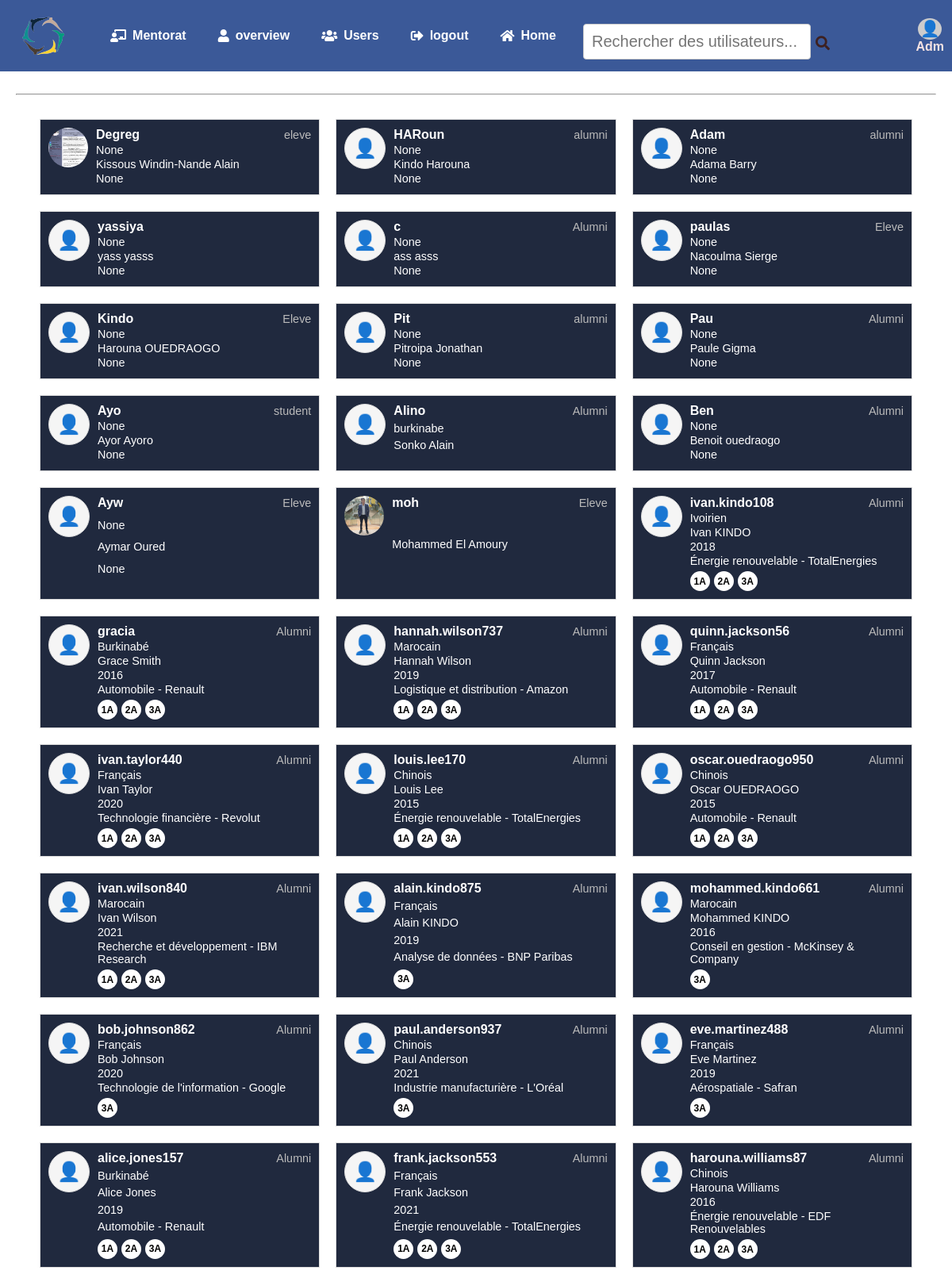
Screenshot of /search_profiles/ (signed in, upper part) with the database file from the repository.
### network/models.py (models this page shows, shortened)
class User(AbstractUser):
    profile_pic = models.ImageField(upload_to='profile_pic/', blank=True, null=True)
    bio = models.TextField(max_length=160, blank=True, null=True)
    cover = models.ImageField(upload_to='covers/', blank=True, null=True)
    user_group = models.CharField(max_length=10,blank=True, null=True)  # Alumni ou Eleve
    nationality = models.CharField(max_length=100, blank=True, null=True)
    promotion = models.CharField(max_length=10, blank=True, null=True)
    graduation_date = models.DateField(blank=True, null=True)
    phone_number = models.CharField(max_length=15, blank=True, null=True)
    major = models.CharField(max_length=50, choices=[
        ('Aide à la Décision', 'Aide à la Décision'),
        ('Énergie', 'Énergie'),
        ('Matériau', 'Matériau'),
        ('Industrie', 'Industrie')
    ], blank=True, null=True)
    option = models.CharField(max_length=50, choices=[
        ('Génie Industriel', 'Génie Industriel'),
        ('Data Science et Digitalisation', 'Data Science et Digitalisation'),
        ('Énergie', 'Énergie')
    ], blank=True, null=True)
    filiere = models.CharField(max_length=100, choices=[
        ('Industrie 4.0', 'Industrie 4.0'),
        ('Ingénierie des Systèmes Complexes', 'Ingénierie des Systèmes Complexes'),
        ('Entreprendre en Afrique', 'Entreprendre en Afrique')
    ], blank=True, null=True)
    email = models.EmailField(blank=True, null=True)
    mentoring_1A = models.BooleanField(default=False)
    mentoring_2A = models.BooleanField(default=False)
    mentoring_3A = models.BooleanField(default=False)
    linkedin = models.URLField(blank=True, null=True)
    other_links = models.URLField(blank=True, null=True)

class Poste(models.Model):
    user = models.ForeignKey(User, on_delete=models.CASCADE, related_name='postes', default=1)
    entreprise = models.CharField(max_length=100, default='Inconnu')
    domaine = models.CharField(max_length=100, default='Inconnu')
    poste_occupe = models.CharField(max_length=100, default='Inconnu')
    date_created = models.DateTimeField(default=timezone.now)
    date_updated = models.DateTimeField(default=timezone.now)

### network/views.py (the view)
# urls.py: path('search_profiles/', views.search_profiles, name='search_profiles'),
def search_profiles(request):
    query = request.GET.get('q', '')
    user_group = request.GET.get('user_group')
    nationality = request.GET.get('nationality')
    electif = request.GET.get('electif')
    major = request.GET.get('major')
    option = request.GET.get('option')
    filiere = request.GET.get('filiere')
    stage_type = request.GET.get('stage_type')
    stage_domaine = request.GET.get('stage_domaine')
    poste_occupe = request.GET.get('poste_occupe')
    mobilite_filiere = request.GET.get('mobilite_filiere')
    mobilite_ecole = request.GET.get('mobilite_ecole')
    users = User.objects.all()
    print("Initial user count:", users.count())
    if user_group:
        users = users.filter(user_group__iexact=user_group)
        print(f"After filtering by user_group={user_group}:", users.count())
    if nationality:
        users = users.filter(nationality__iexact=nationality)
        print(f"After filtering by nationality={nationality}:", users.count())
    if electif:
        users = users.filter(electifs__competence__iexact=electif)
        print(f"After filtering by electif={electif}:", users.count())
    if major:
        users = users.filter(major__iexact=major)
        print(f"After filtering by major={major}:", users.count())
    if option:
        users = users.filter(option__iexact=option)
        print(f"After filtering by option={option}:", users.count())
    if filiere:
        users = users.filter(filiere__iexact=filiere)
        print(f"After filtering by filiere={filiere}:", users.count())
    if stage_type:
        users = users.filter(stages__type_stage__iexact=stage_type)
        print(f"After filtering by stage_type={stage_type}:", users.count())
    if stage_domaine:
        users = users.filter(stages__domaine__iexact=stage_domaine)
        print(f"After filtering by stage_domaine={stage_domaine}:", users.count())
    if poste_occupe:
        users = users.filter(postes__poste_occupe__iexact=poste_occupe)
        print(f"After filtering by poste_occupe={poste_occupe}:", users.count())
    if mobilite_filiere:
        users = users.filter(mobilites__filiere__iexact=mobilite_filiere)
        print(f"After filtering by mobilite_filiere={mobilite_filiere}:", users.count())
    if mobilite_ecole:
        users = users.filter(mobilites__ecole__iexact=mobilite_ecole)
        print(f"After filtering by mobilite_ecole={mobilite_ecole}:", users.count())
    users = users.distinct()
    context = {
        'page_obj': users,
        'query': query,
    }
    if request.headers.get('x-requested-with') == 'XMLHttpRequest':
        html = render_to_string('network/search_results.html', context)
        return JsonResponse({'html': html})
    return render(request, 'network/search_results.html', context)

### network/templates/network/search_results.html (shortened to what this page needs)
{% extends "network/indexx.html" %}
{% block content %}
<div class="search-result-container" id="search-results">
    {% if page_obj %}
        {% for user in page_obj %}
            <a href="{% url 'full_profile' user.username %}" class="search-result-box">
                <div class="search-result-pic-container">
                    {% if user.profile_pic %}
                        <img src="{{ user.profile_pic.url }}" alt="{{ user.username }}" class="search-result-pic">
                    {% else %}
                        <div class="search-result-icon">👤</div>
                    {% endif %}
                </div>
                <div class="search-result-info">
                    <div class="header">
                        <span class="search-result-username">{{ user.username }}</span>
                        <span class="search-result-group">{{ user.user_group }}</span>
                    </div>
                    <div class="search-result-nationality">{{ user.nationality }}</div>
                    <div class="search-result-name">{{ user.first_name }} {{ user.last_name }}</div>
                    <div class="search-result-promotion">{{ user.promotion }}</div>
                    <div class="search-result-post">
                        {% with latest_post=user.postes.last %}
                            {% if latest_post %}
                                <div>{{ latest_post.domaine }} - {{ latest_post.entreprise }}</div>
                            {% endif %}
                        {% endwith %}
                    </div>
                    <div class="search-result-mentoring">
                        {% if user.mentoring_1A or user.mentoring_2A or user.mentoring_3A %}
                            <div class="mentoring-options">
                                {% if user.mentoring_1A %}
                                    <span class="mentoring-circle">1A</span>
                                {% endif %}
                                {% if user.mentoring_2A %}
                                    <span class="mentoring-circle">2A</span>
                                {% endif %}
                                {% if user.mentoring_3A %}
                                    <span class="mentoring-circle">3A</span>
                                {% endif %}
                            </div>
                        {% endif %}
                    </div>
                </div>
            </a>
        {% endfor %}
    {% else %}
        <p>Aucun résultat trouvé.</p>
    {% endif %}
</div>
{% endblock %}

### network/templates/network/indexx.html (shortened to what this page needs)
{% load static %}
<!DOCTYPE html>
<html lang="fr">
<head>
    <link rel="stylesheet" href="{% static 'network/styles.css' %}">
    <link rel="stylesheet" href="https://cdnjs.cloudflare.com/ajax/libs/font-awesome/5.15.4/css/all.min.css">
</head>
<body>
    <header>
        {% if user.is_authenticated %}
        <div class="logo-container">
            <img src="{% static 'network/Images/B.png' %}" alt="Logo" class="logo">
        </div>
        <ul class="nav-head">
            <ul class="menu">
                <li><a href="{% url 'mentoring' %}"><i class="fas fa-chalkboard-teacher"></i> Mentorat</a></li>
                <li><a href="{% url 'overview' %}"><i class="fas fa-user"></i>overview</a></li>
                <li><a href="{% url 'users_list' %}"><i class="fas fa-users"></i>Users</a></li>
                <li><a href="{% url 'logout' %}"><i class="fas fa-sign-out-alt"></i> logout</a></li>
                <li><a href="{% url 'indexx' %}"><i class="fas fa-home"></i> Home</a></li>
            </ul>
            <li class="nav-item search-container">
                <form method="GET" action="{% url 'search' %}" class="search-form">
                    <div class="search-div">
                        <input type="text" name="q" id="search-input" placeholder="Rechercher des utilisateurs..." aria-label="Recherche des utilisateurs" class="search-input">
                        <button type="submit" class="search-icon"><i class="fas fa-search"></i></button>
                    </div>
                </form>
            </li>
            {% endif %}
            {% if user.is_authenticated %}
            <li class="nav-profile">
                <a href="{% url 'profile_view' %}" class="nav-link">
                    <div class="profile-info">
                        {% if user.profile_pic %}
                            <img src="{{ user.profile_pic.url }}" alt="{{ user.username }}" class="profile-pic">
                        {% else %}
                            <div class="profile-icon">👤</div>
                        {% endif %}
                        <span class="username">{{ user.username }}</span>
                    </div>
                </a>
            </li>
            {% endif %}
        </ul>
    </header>
    <div class="container">
        <main class="main-content" id="main-content">
            <hr>
            <div id="dynamic-content">
                {% block content %}
                {% endblock %}
            </div>
        </main>
    </div>
</body>
</html>

### network/static/network/styles.css (style rules this page uses)
html, body { margin: 0; padding: 0; font-family: Arial, sans-serif; height: 100%; }
body { display: flex; flex-direction: column; min-height: 100vh; margin: 0; background-image: url('/static/network/Images/ECC-bg.png'); background-size: cover; background-repeat: no-repeat; }
.main-content { flex: 1; padding: 20px; box-sizing: border-box; overflow-y: auto; }
header { background-color: #3b5998; display: flex; justify-content: space-between; align-items: center; color: white; }
.container { display: flex; height: calc(100vh - 60px); }
.logo-container { display: flex; flex-direction: column; align-items: center; margin-bottom: 0; overflow: hidden; }
.logo { width: 120px; height: 90px; object-fit: cover; margin: 0; }
main { flex: 1; }
.nav-head { list-style: none; margin: 0; padding: 0; display: flex; align-items: center; width: 100%; justify-content: space-between; height: 45px; background-color: #3b5998; }
.menu { list-style: none; display: flex; margin: 0; padding: 0; transition: all 0.3s ease; height: 100%; }
.menu li { margin-left: 20px; }
.menu a { color: white; text-decoration: none; font-weight: bold; display: flex; align-items: center; height: 100%; padding: 0 10px; font-size: 1rem; }
.menu a i { margin-right: 8px; font-size: 16px; }
.search-container { flex: 1; margin-left: 20px; height: 100%; display: flex; align-items: center; }
.search-form { display: flex; align-items: center; height: 100%; }
.search-div { display: flex; border-radius: 5px; padding: 4px; }
.search-input { border: none; outline: none; padding: 5px; font-size: 20px; }
.search-icon { background: none; border: none; cursor: pointer; font-size: 18px; color: #3d2121; }
.nav-profile { list-style: none; margin: 0; padding: 0; height: 100%; }
.nav-link { display: flex; align-items: center; text-decoration: none; padding: 0 10px; color: #b68282; height: 100%; transition: background-color 0.3s ease; }
.profile-info { display: flex; flex-direction: column; align-items: center; justify-content: center; height: 100%; }
.profile-icon { width: 30px; height: 30px; border-radius: 50%; background-color: #ccc; display: flex; align-items: center; justify-content: center; font-size: 20px; margin-bottom: 0; }
.username { font-size: 16px; font-weight: bold; color: #f6e2e2; }
form { margin-top: 20px; }
form input[type="text"], form input[type="email"], form input[type="password"], form textarea { width: 60; padding: 10px; margin: 5px 0 10px; border: 1px solid #ccc; border-radius: 4px; }
form button { background-color: #28a745; }
.search-result-container { display: flex; flex-wrap: wrap; justify-content: center; margin: 20px; font-family: Arial, sans-serif; }
.search-result-box { display: flex; flex-direction: row; width: calc(100% / 3 - 20px); margin: 10px; background-color: #20293e; border: 1px solid #ddd; padding: 10px; box-sizing: border-box; text-decoration: none; color: #ffffff; transition: box-shadow 0.3s; position: relative; }
.search-result-pic-container { flex-shrink: 0; margin-right: 10px; }
.search-result-pic { width: 50px; height: 50px; border-radius: 50%; }
.search-result-icon { width: 50px; height: 50px; display: flex; align-items: center; justify-content: center; border: 1px solid #ddd; border-radius: 50%; font-size: 24px; background-color: #f5f5f5; color: #bbb; }
.search-result-info { flex-grow: 1; display: flex; flex-direction: column; justify-content: space-between; }
.header { display: flex; justify-content: space-between; align-items: center; }
.mentoring-options { display: flex; gap: 5px; margin-top: 5px; }
.mentoring-circle { width: 25px; height: 25px; border-radius: 50%; background-color: #fff; color: #000; display: flex; align-items: center; justify-content: center; font-size: 12px; font-weight: bold; }
.search-result-username { font-weight: bold; }
.search-result-group { font-size: 0.9em; color: #bbb; }
.search-result-nationality, .search-result-name, .search-result-promotion, .search-result-post, .search-result-bio { font-size: 0.9em; margin-top: 2px; }

### rows the page displays
User: username "Adm"
User: profile_pic (picture), username "Degreg", user_group "eleve", nationality "None", first_name "Kissous", last_name "Windin-Nande Alain", promotion "None"
User: username "HARoun", user_group "alumni", nationality "None", first_name "Kindo", last_name "Harouna", promotion "None"
User: username "Adam", user_group "alumni", nationality "None", first_name "Adama", last_name "Barry", promotion "None"
User: username "yassiya", nationality "None", first_name "yass", last_name "yasss", promotion "None"
User: username "c", user_group "Alumni", nationality "None", first_name "ass", last_name "asss", promotion "None"
User: username "paulas", user_group "Eleve", nationality "None", first_name "Nacoulma", last_name "Sierge", promotion "None"
User: username "Kindo", user_group "Eleve", nationality "None", first_name "Harouna", last_name "OUEDRAOGO", promotion "None"
User: username "Pit", user_group "alumni", nationality "None", first_name "Pitroipa", last_name "Jonathan", promotion "None"
User: username "Pau", user_group "Alumni", nationality "None", first_name "Paule", last_name "Gigma", promotion "None"
User: username "Ayo", user_group "student", nationality "None", first_name "Ayor", last_name "Ayoro", promotion "None"
User: username "Alino", user_group "Alumni", nationality "burkinabe", first_name "Sonko", last_name "Alain"
User: username "Ben", user_group "Alumni", nationality "None", first_name "Benoit", last_name "ouedraogo", promotion "None"
User: username "Ayw", user_group "Eleve", nationality "None", first_name "Aymar", last_name "Oured", promotion "None"
User: profile_pic (picture), username "moh", user_group "Eleve", first_name "Mohammed", last_name "El Amoury"
User: username "ivan.kindo108", user_group "Alumni", nationality "Ivoirien", first_name "Ivan", last_name "KINDO", promotion "2018", postes.last.domaine "Énergie renouvelable", postes.last.entreprise "TotalEnergies", mentoring_1A "1A"
User: username "gracia", user_group "Alumni", nationality "Burkinabé", first_name "Grace", last_name "Smith", promotion "2016", postes.last.domaine "Automobile", postes.last.entreprise "Renault", mentoring_1A "1A"
User: username "hannah.wilson737", user_group "Alumni", nationality "Marocain", first_name "Hannah", last_name "Wilson", promotion "2019", postes.last.domaine "Logistique et distribution", postes.last.entreprise "Amazon", mentoring_1A "1A"
User: username "quinn.jackson56", user_group "Alumni", nationality "Français", first_name "Quinn", last_name "Jackson", promotion "2017", postes.last.domaine "Automobile", postes.last.entreprise "Renault", mentoring_1A "1A"
User: username "ivan.taylor440", user_group "Alumni", nationality "Français", first_name "Ivan", last_name "Taylor", promotion "2020", postes.last.domaine "Technologie financière", postes.last.entreprise "Revolut", mentoring_1A "1A"
User: username "louis.lee170", user_group "Alumni", nationality "Chinois", first_name "Louis", last_name "Lee", promotion "2015", postes.last.domaine "Énergie renouvelable", postes.last.entreprise "TotalEnergies", mentoring_1A "1A"
User: username "oscar.ouedraogo950", user_group "Alumni", nationality "Chinois", first_name "Oscar", last_name "OUEDRAOGO", promotion "2015", postes.last.domaine "Automobile", postes.last.entreprise "Renault", mentoring_1A "1A"
User: username "ivan.wilson840", user_group "Alumni", nationality "Marocain", first_name "Ivan", last_name "Wilson", promotion "2021", postes.last.domaine "Recherche et développement", postes.last.entreprise "IBM Research", mentoring_1A "1A"
User: username "alain.kindo875", user_group "Alumni", nationality "Français", first_name "Alain", last_name "KINDO", promotion "2019", postes.last.domaine "Analyse de données", postes.last.entreprise "BNP Paribas", mentoring_1A "3A"
User: username "mohammed.kindo661", user_group "Alumni", nationality "Marocain", first_name "Mohammed", last_name "KINDO", promotion "2016", postes.last.domaine "Conseil en gestion", postes.last.entreprise "McKinsey & Company", mentoring_1A "3A"
User: username "bob.johnson862", user_group "Alumni", nationality "Français", first_name "Bob", last_name "Johnson", promotion "2020", postes.last.domaine "Technologie de l'information", postes.last.entreprise "Google", mentoring_1A "3A"
User: username "paul.anderson937", user_group "Alumni", nationality "Chinois", first_name "Paul", last_name "Anderson", promotion "2021", postes.last.domaine "Industrie manufacturière", postes.last.entreprise "L'Oréal", mentoring_1A "3A"
User: username "eve.martinez488", user_group "Alumni", nationality "Français", first_name "Eve", last_name "Martinez", promotion "2019", postes.last.domaine "Aérospatiale", postes.last.entreprise "Safran", mentoring_1A "3A"
User: username "alice.jones157", user_group "Alumni", nationality "Burkinabé", first_name "Alice", last_name "Jones", promotion "2019", postes.last.domaine "Automobile", postes.last.entreprise "Renault", mentoring_1A "1A"
User: username "frank.jackson553", user_group "Alumni", nationality "Français", first_name "Frank", last_name "Jackson", promotion "2021", postes.last.domaine "Énergie renouvelable", postes.last.entreprise "TotalEnergies", mentoring_1A "1A"
User: username "harouna.williams87", user_group "Alumni", nationality "Chinois", first_name "Harouna", last_name "Williams", promotion "2016", postes.last.domaine "Énergie renouvelable", postes.last.entreprise "EDF Renouvelables", mentoring_1A "1A"
